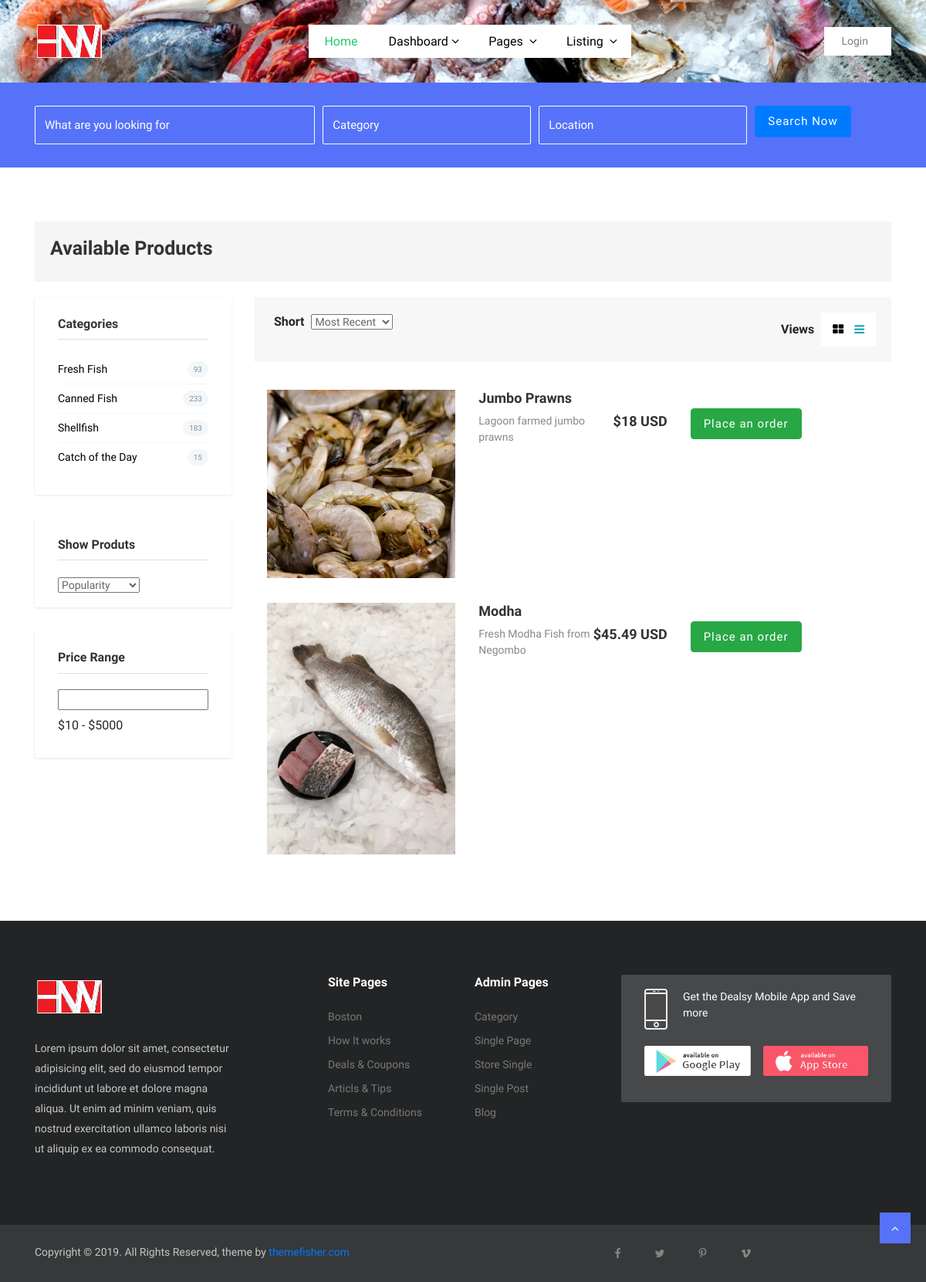
Screenshot of /index.php/product with the database file from the repository.
### tables this page shows
CREATE TABLE `products` (
  `product_id` int(11) NOT NULL,
  `product_name` varchar(255) NOT NULL,
  `product_img` varchar(255) NOT NULL,
  `description` text,
  `product_price` float NOT NULL,
  `created` datetime NOT NULL,
  `modified` datetime NOT NULL,
  `status` enum('0','1') NOT NULL DEFAULT '1'
);

### application/controllers/Product.php (called while the page is built, shortened)
<?php
class Product extends CI_Controller{
    function  __construct(){
        $this->load->library('cart');
        $this->load->model('Product_model');
    }
    function index(){
        $data = array();
        $data['products'] = $this->Product_model->getRows();
        $this->load->view('header');
        $this->load->view('/products/product_list',$data);
        $this->load->view('footer');
    }
}

### index.php (called while the page is built, shortened)
<?php
require_once BASEPATH.'core/CodeIgniter.php';

### application/models/Product_model.php (called while the page is built, shortened)
<?php
class Product_model extends CI_Model{
    function __construct() {
        $this->proTable = 'products';
    }
    public function getRows($id = ''){
        $this->db->select('*');
        $this->db->from($this->proTable);
        $this->db->where('status', '1');
        if($id){
            $this->db->where('product_id', $id);
            $query = $this->db->get();
            $result = $query->row_array();
        }else{
            $this->db->order_by('product_name', 'asc');
            $query = $this->db->get();
            $result = $query->result_array();
        }
        return !empty($result)?$result:false;
    }
}
?>

### application/views/products/product_list.php (the view, shortened to what this page needs)
<section class="page-search">
	<div class="container">
		<div class="row">
			<div class="col-md-12">
				<div class="advance-search">
					<form>
						<div class="form-row">
							<div class="form-group col-md-4">
								<input type="text" class="form-control my-2 my-lg-0" id="inputtext4" placeholder="What are you looking for">
							</div>
							<div class="form-group col-md-3">
								<input type="text" class="form-control my-2 my-lg-0" id="inputCategory4" placeholder="Category">
							</div>
							<div class="form-group col-md-3">
								<input type="text" class="form-control my-2 my-lg-0" id="inputLocation4" placeholder="Location">
							</div>
							<div class="form-group col-md-2">
								<button type="submit" class="btn btn-primary">Search Now</button>
							</div>
						</div>
					</form>
				</div>
			</div>
		</div>
	</div>
</section>
<section class="section-sm">
	<div class="container">
		<div class="row">
			<div class="col-md-12">
				<div class="search-result bg-gray">
					<h2>Available Products</h2>
				</div>
			</div>
		</div>
		<div class="row">
			<div class="col-lg-3 col-md-4">
				<div class="category-sidebar">
            <div class="widget category-list">
                <h4 class="widget-header">Categories</h4>
                <ul class="category-list">
                    <li><a href="category.html">Fresh Fish <span>93</span></a></li>
                    <li><a href="category.html">Canned Fish <span>233</span></a></li>
                    <li><a href="category.html">Shellfish <span>183</span></a></li>
                    <li><a href="category.html">Catch of the Day <span>15</span></a></li>
                </ul>
            </div>
            <div class="widget filter">
                <h4 class="widget-header">Show Produts</h4>
                <select>
                    <option>Popularity</option>
                </select>
            </div>
            <div class="widget price-range w-100">
                <h4 class="widget-header">Price Range</h4>
                <div class="block">
                    <input class="range-track w-100" type="text" data-slider-min="0" data-slider-max="5000" data-slider-step="5" data-slider-value="[0,5000]">
                    <div class="d-flex justify-content-between mt-2">
                            <span class="value">$10 - $5000</span>
                    </div>
                </div>
            </div>
                </div>
            </div>
            <div class="col-lg-9 col-md-8">
                <div class="category-search-filter">
                    <div class="row">
                        <div class="col-md-6">
                            <strong>Short</strong>
                            <select>
                                <option>Most Recent</option>
                            </select>
                        </div>
                        <div class="col-md-6">
                            <div class="view">
                                <strong>Views</strong>
                                <ul class="list-inline view-switcher">
                                    <li class="list-inline-item">
                                        <a href="category.html"><i class="fa fa-th-large"></i></a>
                                    </li>
                                    <li class="list-inline-item">
                                        <a href="category.html" class="text-info"><i class="fa fa-reorder"></i></a>
                                    </li>
                                </ul>
                            </div>
                        </div>
                    </div>
                </div>
    <div class="ad-listing-list mt-20">
    <?php if(!empty($products)){ foreach($products as $row){ ?>
        <div class="row p-lg-3 p-sm-5 p-4">
            <div class="col-lg-4 align-self-center">
                    <img src="<?php echo base_url('images/products/'.$row['product_img']); ?>" class="img-fluid"/>
            </div>
            <div class="col-lg-8">
                <div class="row">
                    <div class="col-lg-6 col-md-10">
                        <div class="ad-listing-content">
                            <div>
                                <h4 class="font-weight-bold"><?php echo $row['product_name']; ?></h4>
                            </div>
                            <h4 class="pull-right">$<?php echo $row['product_price']; ?> USD</h4>
                            <p><?php echo $row['description']; ?></p>
                        </div>
                    </div>
                    <div class="col-lg-6 align-self-center">
                        <div class="atc">
                            <a href="<?php echo base_url('index.php/product/addToCart/'.$row['product_id']); ?>" class="btn btn-success">Place an order</a>
                        </div>
                    </div>
                </div>
            </div>
        </div>
        <?php } }else{ ?><p>Product(s) not found...</p><?php } ?>
    </div>
    </section>

### css/style.css (style rules this page uses)
body { line-height: 1.5; font-family: "Muli", sans-serif; }
p, li, input, select, button { font-family: "Muli", sans-serif; color: #666; font-size: 14px; font-weight: 400; }
h1, h2, h3, h4, h5, h6 { font-family: "Muli", sans-serif; font-weight: 600; color: #333; }
p { color: #666; }
h2 { font-size: 25px; }
h4 { font-size: 18px; }
p { color: #888; }
ol, ul { margin: 0; padding: 0; list-style: none; }
a { transition: all .3s ease-in 0s; color: #000; }
.form-control { border-radius: 2px; height: 50px; background-color: transparent; color: #666; box-shadow: none; font-size: 15px; }
.mt-20 { margin-top: 20px; }
.w-100 { width: 100%; }
button { cursor: pointer; }
.section-sm { padding: 70px 0; }
.btn { font-size: 15px; letter-spacing: 1px; display: inline-block; padding: 8px 16px; border-radius: 4px; }
.page-search { background: #5672f9; padding: 30px 0; }
.page-search .advance-search .form-group { margin-bottom: 0; }
.page-search .advance-search .form-control { border: 1px solid #fff; color: #fff; }
.bg-gray { background: #F5F5F5; }
.search-result { padding: 20px; margin-bottom: 20px; }
.category-search-filter { background: #f7f7f7; padding: 20px; }
.category-search-filter strong { margin: 0 5px; }
.category-search-filter .view { text-align: right; }
.category-search-filter .view ul { display: inline-block; }
.category-search-filter .view ul li:not(:last-child) { margin-right: 10px; }
.category-search-filter .view ul li a { font-size: 15px; }
.category-search-filter .view .view-switcher { background: #fff; padding: 10px 15px; }
.widget { background: #fff; box-shadow: 0px 1px 3px 0px rgba(0, 0, 0, 0.1); padding: 25px 30px 30px; margin-bottom: 30px; border-radius: 2px; }
.widget .widget-header { display: block; font-size: 16px; font-weight: 600; margin-bottom: 20px; padding-bottom: 10px; border-bottom: 1px solid #dedede; }
.widget.category-list ul li:not(:last-child) { border-bottom: 1px solid #F4F7F9; }
.widget.category-list ul li a { padding: 8px 0; display: block; transition: all linear 0.3s; }
.widget.category-list ul li a span { float: right; font-size: 10px; background: #F4F7F9; border-radius: 10px; padding: 3px 8px; color: #84919B; }
.widget.filter { padding-bottom: 17px; }
.ad-listing-list { transition: all linear 0.3s; }

### rows the page displays
products: product_img (picture), product_name "Jumbo Prawns", product_price "18", description "Lagoon farmed jumbo prawns"
products: product_img (picture), product_name "Modha", product_price "45.49", description "Fresh Modha Fish from Negombo"
